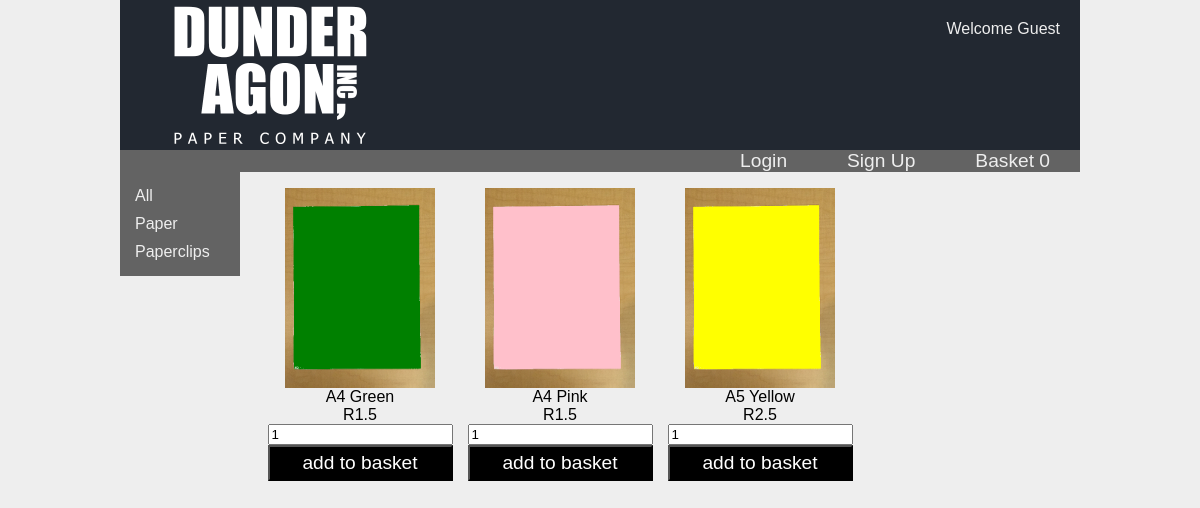
/?category=1, run on the app's committed database.
### tables this page shows
CREATE TABLE `categories` (
  `id` int(18) NOT NULL,
  `name` varchar(255) NOT NULL
);

CREATE TABLE `products` (
  `id` int(6) UNSIGNED NOT NULL,
  `name` varchar(250) NOT NULL,
  `price` double NOT NULL,
  `color` varchar(10) NOT NULL,
  `cat_id` int(10) NOT NULL,
  `img` longblob,
  `reg_date` timestamp NULL DEFAULT CURRENT_TIMESTAMP,
  `image` varchar(255) NOT NULL
);

### database/basket.php (called while the page is built, shortened)
<?php
	include_once("products.php");
    function user_basket_count($username)
    {
        if ($db = connect())
        {
            $count = 0;
            $query = "SELECT COUNT(*) AS count FROM basket WHERE user='{$username}'";
            $result = mysqli_query($db, sprintf($query, $username));
            if (mysqli_num_rows($result) > 0) {
                while($row = mysqli_fetch_assoc($result)) {
                    $count = $row["count"];
                }
            }
            return $count;
        }
    }
?>

### database/products.php (called while the page is built, shortened)
<?php
    function list_categories()
    {
        if ($db = connect())
        {
            $categories = [];
            $query = 'SELECT * FROM categories';
            $result = mysqli_query($db, $query);
            if (mysqli_num_rows($result) > 0) {
                while($row = mysqli_fetch_assoc($result)) {
                    $categories[$row["id"]] = $row;
                }
            }
            return $categories;
        }
    }
    function products_by_category($category)
    {
        if ($db = connect())
        {
            $products = [];
            $query = "SELECT * FROM products where cat_id='$category'";
            $result = mysqli_query($db, $query);
            if (mysqli_num_rows($result) > 0) {
                while($row = mysqli_fetch_assoc($result)) {
                    $products[$row["id"]] = $row;
                }
            }
            return $products;
        }
    }
?>

### index.php (the view, shortened to what this page needs)
<?php
include_once("database/products.php");
include_once("database/basket.php");
if (isset($_SESSION['logged_on_user']))
{
	$user = $_SESSION['logged_on_user'];
}
else
{
	$user = "Guest";
}
if (isset($_GET["category"]))
{
	$products = products_by_category($_GET["category"]);
}
else
{
	$products = list_products();
}
?>
<!DOCTYPE>
<html>
<head>
<link rel="stylesheet" type="text/css" href="./styles/style_landing.css" media="screen" />
</head>
<body>
<div class="container">
	<div class="row">
		<div class="col">
			<div class="header">
				<div class="logo"><img ID="header" src="img/logo-large.png" alt="logo"></div>
				<div class="welcome">Welcome <?php echo $user; ?></div>
			</div>
		</div>
	</div>
	<div class="row">
		<div class="col">
			<div class="menu">
				<ul class="menu-main">
					<?php if ($user == "Guest"): ?>
					<li class="bump tab"><a href="login.php">Login</a></li>
					<li class="tab"><a href="signup.php">Sign Up</a></li>
					<li class="tab"><a href="basket.php">Basket
						<?php echo user_basket_count(session_id()); ?>
					</a></li>
					<?php endif; ?>
				</ul>
			</div>
		</div>
	</div>
	<div class="row content">
		<div class="col s-10">
			<ul class="side-menu">
				<li class="category"><a href="/">All</a></li>
			<?php
				$cats = list_categories();
				foreach ($cats as $cat) {
					echo "<li class='category'><a href='?category={$cat["id"]}'>{$cat["name"]}</a></li>";
				}
			?>
			</ul>
		</div>
		<div class="col s-70">
			<div class="products">
			<?php
				foreach ($products as $p) {
					echo "
					<div class='product' id='{$p["id"]}'>
						<div class='product-image'>
							<img src='img/{$p["image"]}' style='background: {$p["color"]}'>
						</div>
						<div class='name'>{$p["name"]}</div>
						<div class='price'>R{$p["price"]}</div>
						<div class='product-action'>
							<form id='{$p["id"]}' method='POST'>
								<input value='1' name='amount' type='number'>
								<input type='hidden' name='user' value='{$user}'>
								<input type='hidden' name='product_id' value='{$p["id"]}'>
								<input type='submit' value='add to basket'>
							</form>
						</div>
					</div>
					";
				}
			?>
			</div>
		</div>
	</div>
</div>
</body>
</html>

### styles/style_landing.css (style rules this page uses)
.container { display: flex; flex-direction: column; }
body { background: #eeeeee; margin: 0px; padding: 0px; }
.row { display: flex; justify-content: center; }
.col { display: flex; flex-direction: column; }
.content { min-height: calc(100vh - 256px); }
.header { width: 80vw; background: #222831; display: flex; justify-content: space-between; }
.menu { background: #636363; font-size: 1.2em; color: #eeeeee; width: 80vw; font-family: Tahoma, Verdana, Segoe, sans-serif; }
.menu-main { display: flex; }
.tab a { padding: 10px 30px 10px 30px; user-select: none; color: #eeeeee; }
a { color: inherit; text-decoration: none; }
.bump { margin-left: auto; }
ul, li { text-decoration: none; margin: 0px; padding: 0px; list-style: none; }
.header img { margin-left: 50px; height: 150px; width: auto; }
.content { font-family: Tahoma, Verdana, Segoe, sans-serif; }
.welcome { padding: 20px; color: #eeeeee; font-family: Tahoma, Verdana, Segoe, sans-serif; }
.s-10 { width: 10vw; }
.s-70 { width: 70vw; }
.product { height: 300px; width: 200px; display: flex; justify-content: center; flex-direction: column; }
.product img { height: 200px; display:block; margin:auto; }
.product-image { width: 200px; }
.product div { align-self: center; }
form { display: flex; flex-direction: column; justify-content: center; }
.products { padding: 20px; display: flex; flex-direction: row; flex-wrap: wrap; }
.side-menu { background: #636363; padding: 10px; color: #eeeeee; }
.category { padding: 5px; }
input[type="submit"] { background: black; color: white; padding: 5px; font-size: 1.2em; }

### data on the page
categories: name "Paper"
categories: name "Paperclips"
products: image (picture), name "A4 Green", price "1.5"
products: image (picture), name "A4 Pink", price "1.5"
products: image (picture), name "A5 Yellow", price "2.5"

### other printed values
$user "Guest"
user_basket_count(session_id()) "0"
